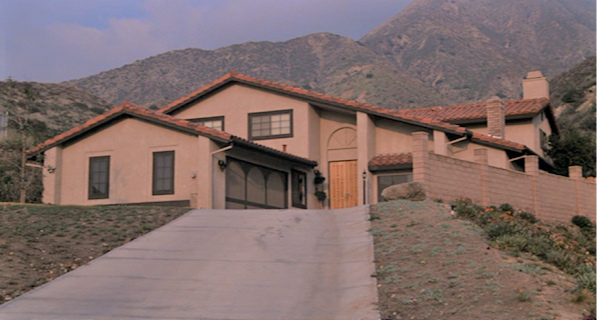
#> input picture Image1.jpg, 597 x 320 px, found by its file name
$ jupyter execute 'Lab Exercise - 4.ipynb'   (older library calls are emulated)
#> lines starting #> are read from the running program, lines starting #| are printed output that depends on the picture
# Lab Exercise 4: Edge Detection and Line Detection
•	Objective: Detect edges and lines in an image using various algorithms.

•	Task: Implement Canny edge detection, Sobel, and Hough transform to detect edges and lines in a sample image.

[cell 1]
import cv2
import numpy as np
from matplotlib import pyplot as plt

[cell 2]
# Load the image in grayscale
image = cv2.imread("./image1.jpg", cv2.IMREAD_GRAYSCALE)
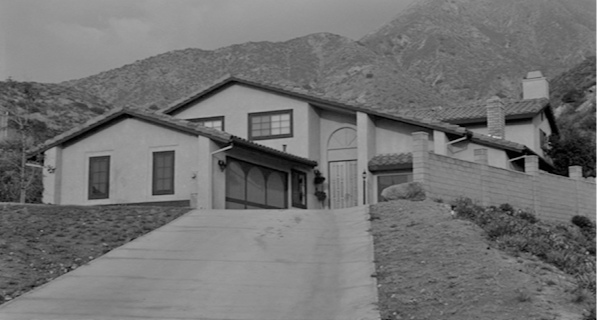
#> image: shape (320, 597); min 0, max 207, mean 114.1
print("Image shape:", image.shape)
#| Image shape: (320, 597)

# Display the original image
plt.figure(figsize=(6, 6))
plt.imshow(image, cmap='gray')
plt.title("Original Image")
plt.axis('off')
plt.show()

[cell 3]
# Apply Canny edge detection
edges_canny = cv2.Canny(image, threshold1=100, threshold2=200)
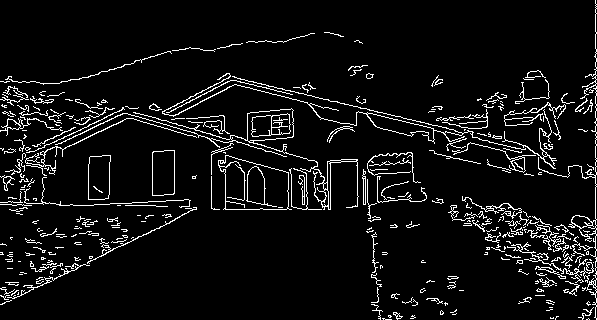
#> edges_canny: shape (320, 597); 6.6% white in thin lines or dots

# Display the Canny edge-detected image
plt.figure(figsize=(6, 6))
plt.imshow(edges_canny, cmap='gray')
plt.title("Canny Edge Detection")
plt.axis('off')
plt.show()

[cell 4]
# Apply Sobel edge detection
sobel_x = cv2.Sobel(image, cv2.CV_64F, 1, 0, ksize=3)  # Gradient in X direction
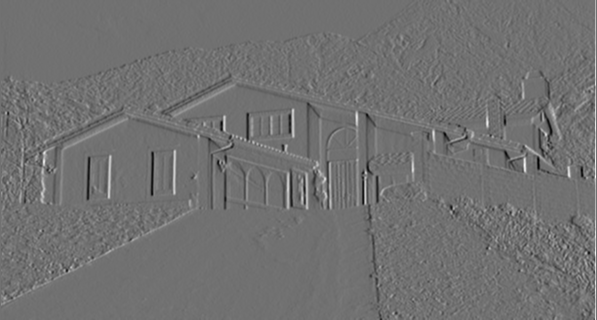
#> sobel_x: shape (320, 597) float64; min -437, max 546, mean 0.4; drawn with min black and max white
sobel_y = cv2.Sobel(image, cv2.CV_64F, 0, 1, ksize=3)  # Gradient in Y direction
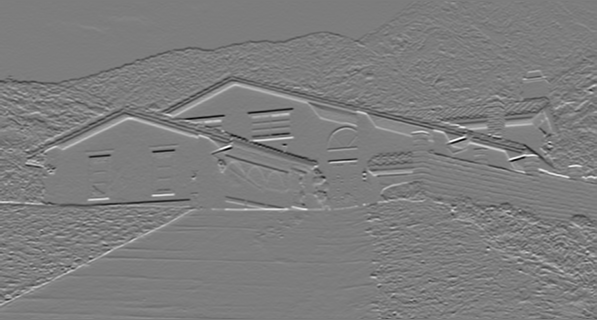
#> sobel_y: shape (320, 597) float64; min -575, max 591, mean -0.5; drawn with min black and max white

# Convert gradients to absolute values and then to uint8
sobel_x = cv2.convertScaleAbs(sobel_x)
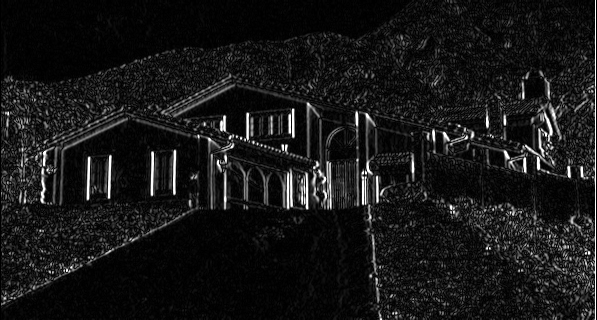
#> sobel_x: shape (320, 597); min 0, max 255, mean 23.2
sobel_y = cv2.convertScaleAbs(sobel_y)
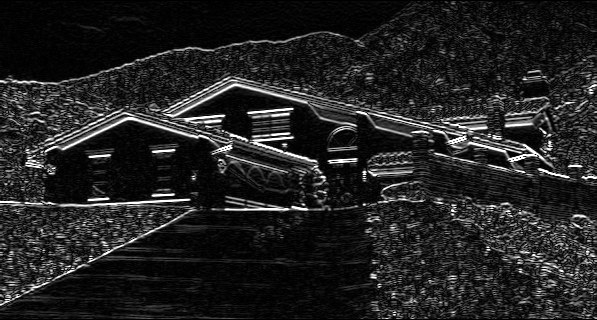
#> sobel_y: shape (320, 597); min 0, max 255, mean 34.6

# Combine X and Y gradients
edges_sobel = cv2.addWeighted(sobel_x, 0.5, sobel_y, 0.5, 0)
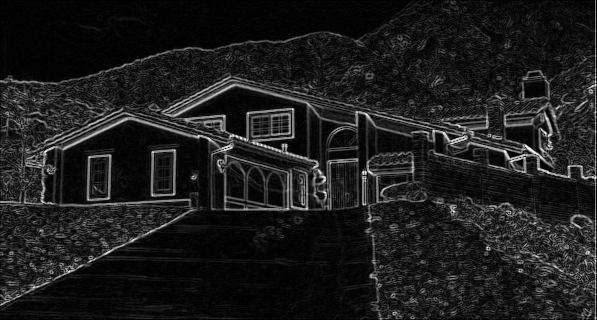
#> edges_sobel: shape (320, 597); min 0, max 255, mean 28.9

# Display the Sobel edge-detected image
plt.figure(figsize=(6, 6))
plt.imshow(edges_sobel, cmap='gray')
plt.title("Sobel Edge Detection")
plt.axis('off')
plt.show()

[cell 5]
# Apply Hough Line Transform
lines = cv2.HoughLines(edges_canny, rho=1, theta=np.pi/180, threshold=150)
#> lines = [[595, 0], [74, 1.85], [57, 1.88], [274, 1.12], [71, 1.85]]

# Create a copy of the original image to draw lines
image_with_lines = cv2.cvtColor(image, cv2.COLOR_GRAY2BGR)

# Draw each line on the image
if lines is not None:
    for line in lines:
        rho, theta = line[0]
        a = np.cos(theta)
        b = np.sin(theta)
        x0 = a * rho
        y0 = b * rho
        x1 = int(x0 + 1000 * (-b))
        y1 = int(y0 + 1000 * (a))
        x2 = int(x0 - 1000 * (-b))
        y2 = int(y0 - 1000 * (a))
        cv2.line(image_with_lines, (x1, y1), (x2, y2), (0, 0, 255), 2)
#> this loop made 5 passes
#> (rho, theta, a, b, x0, y0, x1, y1) on passes 1 to 5: (595, 0, 1, 0, 595, 0, 595, 1000), (74, 1.85, -0.276, 0.961, -20.4, 71.13, -981, -204), (57, 1.88, -0.309, 0.951, -17.61, 54.21, -968, -254), (274, 1.12, 0.438, 0.899, 120.1, 246.3, -778, 684), (71, 1.85, -0.276, 0.961, -19.57, 68.25, -980, -207)
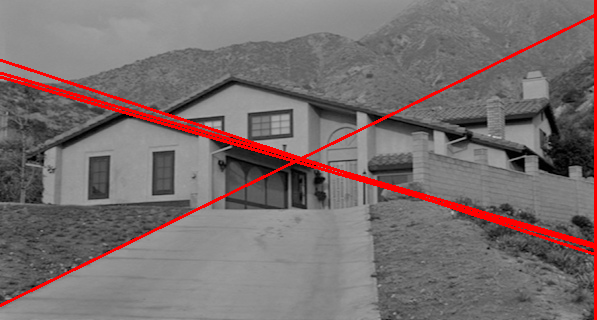
#> image_with_lines: shape (320, 597, 3); mean B, G, R 110.2, 110.2, 120.7

# Display the image with detected lines
plt.figure(figsize=(6, 6))
plt.imshow(image_with_lines)
plt.title("Hough Line Detection")
plt.axis('off')
plt.show()

$ run again, with image2_crop2.jpg copied over Image1.jpg
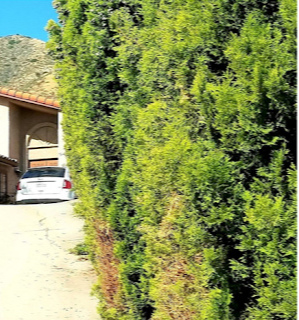
#> input picture image2_crop2.jpg, 299 x 320 px, found by its file name
#| Image shape: (320, 299)
#> `edges_canny = cv2.Canny(image, threshold1=100, threshold2=200)`:
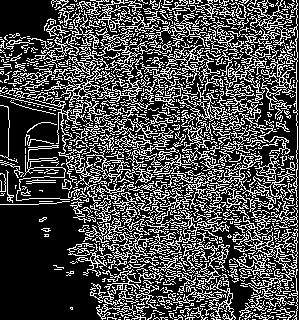
#> edges_canny: shape (320, 299); 29.3% white in thin lines or dots
#> lines = 97 rows, first 8: [18, 2.36], [296, 0], [16, 2.36], [23, 2.36], [13, 2.36], [-13, 2.36], [28, 2.36], [4, 2.36]
#> the loop `for line in lines:` made 97 passes
#> (rho, theta, a, b, x0, y0, x1, y1) on passes 1 to 8: (18, 2.36, -0.707, 0.707, -12.73, 12.73, -719, -694), (296, 0, 1, 0, 296, 0, 296, 1000), (16, 2.36, -0.707, 0.707, -11.31, 11.31, -718, -695), (23, 2.36, -0.707, 0.707, -16.26, 16.26, -723, -690), (13, 2.36, -0.707, 0.707, -9.19, 9.19, -716, -697), (-13, 2.36, -0.707, 0.707, 9.19, -9.19, -697, -716), (28, 2.36, -0.707, 0.707, -19.8, 19.8, -726, -687), (4, 2.36, -0.707, 0.707, -2.83, 2.83, -709, -704)
#> after the loop `for line in lines:`:
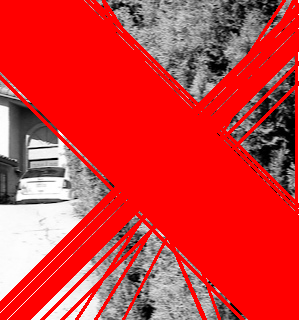
#> image_with_lines: shape (320, 299, 3); mean B, G, R 56, 56, 211.5
